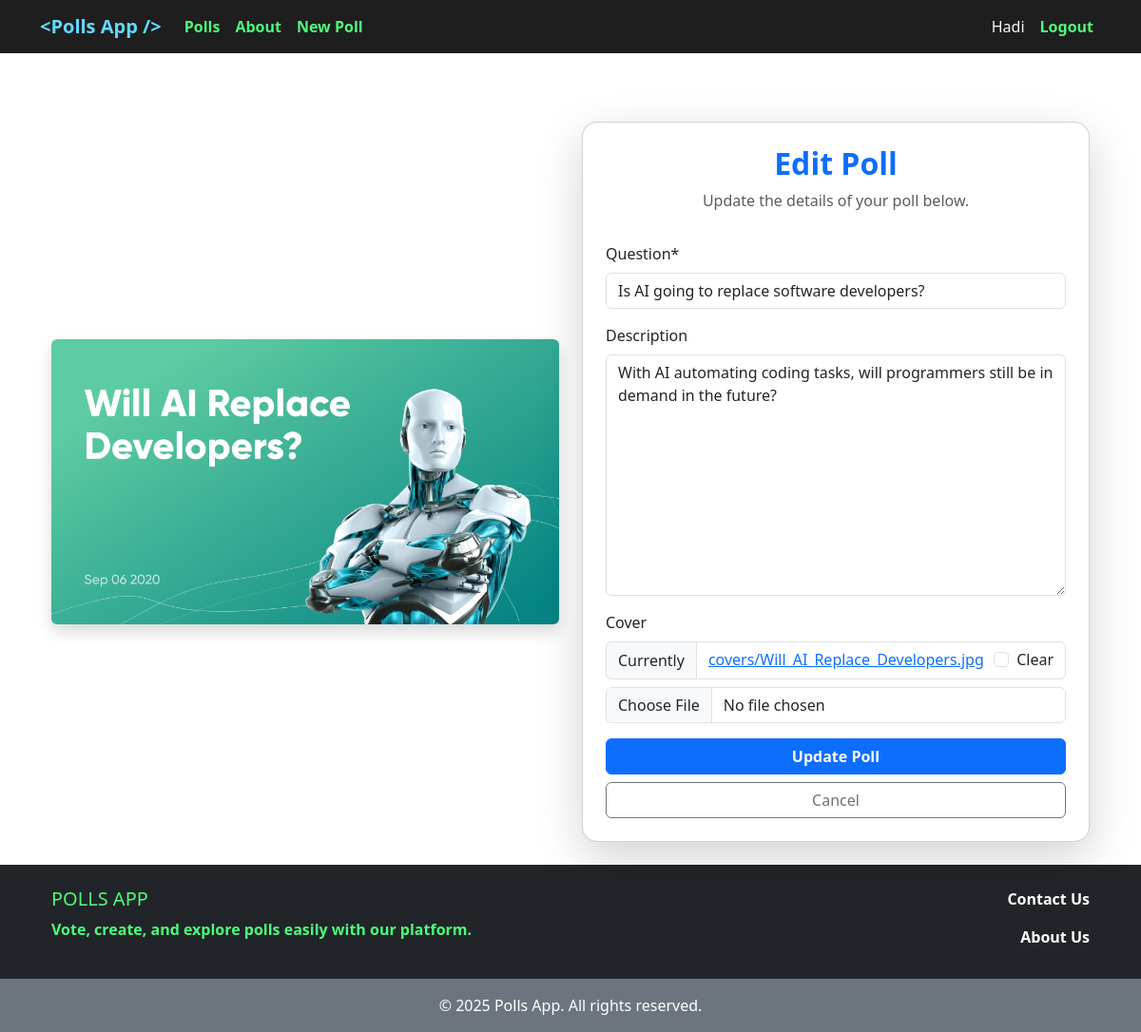
/poll/30/edit/ (signed in), run on the app's committed database.
### accounts/models.py (models this page shows)
class CustomUser(AbstractUser):
    ROLE_CHOICES = [
        ('M', 'Manager'),
        ('E', 'Employee'),
        ('S', 'Student'),
        ('O', 'Other'),
    ]
    role = models.CharField(choices=ROLE_CHOICES, max_length=1, default=ROLE_CHOICES[3][0])

### polls/models.py (models this page shows, shortened)
class Poll(models.Model):
    question = models.CharField(max_length=700)
    user = models.ForeignKey(get_user_model(), on_delete=models.CASCADE)
    description = models.TextField(blank=True)
    cover = models.ImageField(upload_to='covers/', blank=True)
    up_vote = models.PositiveIntegerField(default=0)
    down_vote = models.PositiveIntegerField(default=0)
    upvoted_by = models.ManyToManyField(get_user_model(), related_name='upvoted_polls', blank=True)
    downvoted_by = models.ManyToManyField(get_user_model(), related_name='downvoted_polls', blank=True)
    datetime_created = models.DateTimeField(auto_now_add=True)
    datetime_modified = models.DateTimeField(auto_now=True)
    def get_absolute_url(self):
        return reverse('poll_detail', kwargs={'pk': self.pk})

### polls/views.py (the view)
# urls.py: path('poll/<int:pk>/edit/', poll_update_view, name='poll_update'),
@login_required
def poll_update_view(request, pk):
    poll = get_object_or_404(Poll, pk=pk)
    if request.user != poll.user:
        messages.error(request, "You are not allowed to edit this poll.")
        return redirect("polls_list")  # Redirect to poll list
    if request.method == "POST":
        form = PollForm(request.POST, request.FILES, instance=poll)
        if form.is_valid():
            form.save()
            messages.success(request, "Poll updated successfully!")
            return redirect("poll_detail", pk=poll.pk)
    else:
        form = PollForm(instance=poll)
    return render(request, "polls/poll_update.html", {"form": form, 'poll': poll})

### polls/forms.py
class PollForm(forms.ModelForm):
    class Meta:
        model = Poll
        fields = ['question', 'description', 'cover']

### polls/templates/polls/poll_update.html (shortened to what this page needs)
{% extends '_base.html' %}
{% load crispy_forms_tags %}
{% block content %}
<div class="container mt-5">
    <div class="row justify-content-center align-items-center">
        <div class="col-md-6 text-center">
            {% if poll.cover %}
                <img src="{{ poll.cover.url }}" class="img-fluid rounded shadow" alt="Poll Image" loading="lazy">
            {% else %}
                <img src="https://placehold.co/400x250" class="img-fluid rounded shadow" alt="Placeholder Image">
            {% endif %}
        </div>
        <div class="col-md-6">
            <div class="card shadow-lg p-4 rounded-4">
                <div class="text-center mb-3">
                    <h2 class="fw-bold text-primary">Edit Poll</h2>
                    <p class="text-muted">Update the details of your poll below.</p>
                </div>
                <form method="POST" enctype="multipart/form-data">
                    <div class="mb-3">
                        {{ form|crispy }}
                    </div>
                    <button type="submit" class="btn btn-primary w-100 fw-bold">Update Poll</button>
                    <a href="{{ poll.get_absolute_url }}" class="btn btn-outline-secondary w-100 mt-2">Cancel</a>
                </form>
            </div>
        </div>
    </div>
</div>
{% endblock content %}

### templates/_base.html (shortened to what this page needs)
{% load static %}
<!doctype html>
<html lang="en">
<head>
    <link href="https://cdn.jsdelivr.net/npm/bootstrap@5.3.3/dist/css/bootstrap.min.css"
          rel="stylesheet"
>
</head>
<body>
<nav class="navbar navbar-expand-lg navbar-dark" style="background-color: #1e1e1e;">
    <div class="container">
        <a class="navbar-brand" href="{% url 'polls_list' %}" style="font-weight: bold; color: #61dafb;">&lt;Polls App /&gt;</a>
        <div class="collapse navbar-collapse" id="navbarNav">
            <ul class="navbar-nav">
                <li class="nav-item">
                    <a class="nav-link" href="{% url 'polls_list' %}"
                       style="color: #50fa7b; font-weight: bold;">Polls</a>
                </li>
                <li class="nav-item">
                    <a class="nav-link" href="{% url 'aboutus' %}" style="color: #50fa7b; font-weight: bold;">About</a>
                </li>
                <li class="nav-item">
                    <a class="nav-link" href="{% url 'poll_create' %}" style="color: #50fa7b; font-weight: bold;">New Poll</a>
                </li>
            </ul>
            <ul class="navbar-nav ms-auto">
                {% if user.is_authenticated %}
                    <li class="nav-item">
                        <span class="nav-link" style="color: #f8f8f2;">{{ user.username|capfirst }}</span>
                    </li>
                    <li class="nav-item">
                        <a class="nav-link" href="{% url 'account_logout' %}"
                           style="color: #50fa7b; font-weight: bold;">Logout</a>
                    </li>
                {% endif %}
            </ul>
        </div>
    </div>
</nav>
<div class="content-wrapper container my-4">
    {% block content %}{% endblock content %}
</div>
<footer class="text-center text-lg-start bg-dark text-white mt-auto">
    <div class="container p-4">
        <div class="row">
            <div class="col-md-6" style="color: #50fa7b; font-weight: bold;">
                <h5 class="text-uppercase">Polls App</h5>
                <p>Vote, create, and explore polls easily with our platform.</p>
            </div>
            <div class="col-md-6 text-md-end">
                <a href="https://github.com/amahadnejad" class="text-white text-decoration-none fw-bold d-block">
                    Contact Us
                </a>
                <a href="{% url 'aboutus' %}" class="text-white text-decoration-none fw-bold d-block mt-3">
                    About Us
                </a>
            </div>
        </div>
    </div>
    <div class="text-center p-3 bg-secondary">
        © 2025 Polls App. All rights reserved.
    </div>
</footer>
</body>
</html>

### templates/_base.html (style rules this page uses)
html, body { height: 100%; margin: 0; display: flex; flex-direction: column; }
.content-wrapper { flex: 1; }

### data on the page
CustomUser: username "Hadi"
Poll: cover (picture), question "Is AI going to replace software developers?", description "With AI automating coding tasks, will programmers still be in demand in the future?"
